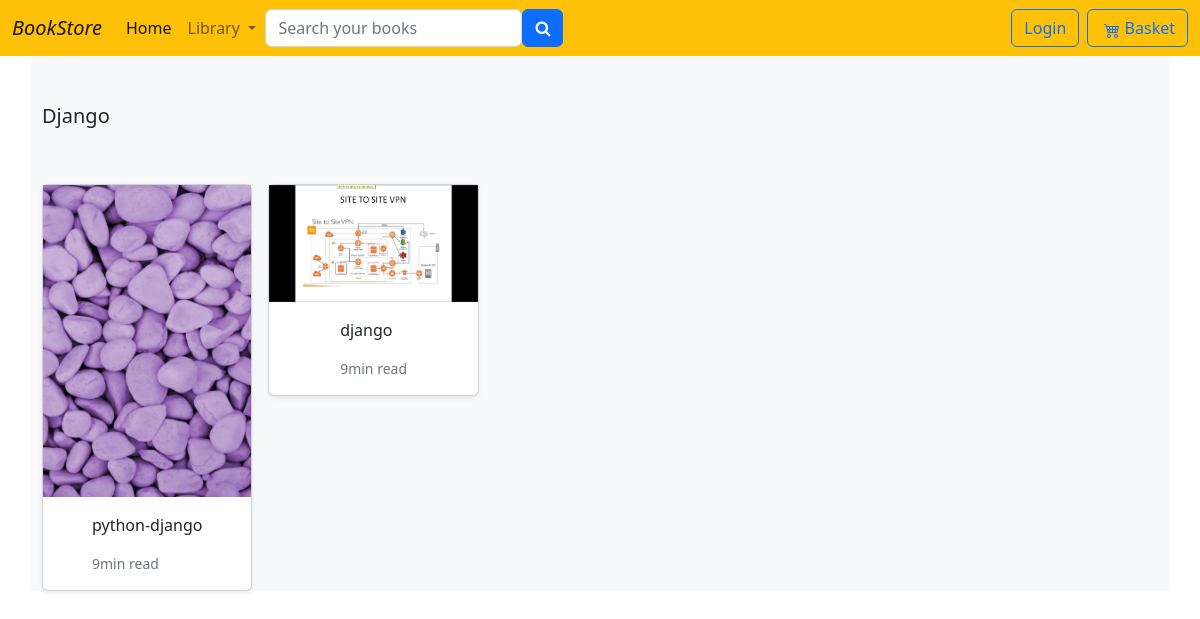
The page /shop/django on the database as committed earlier.
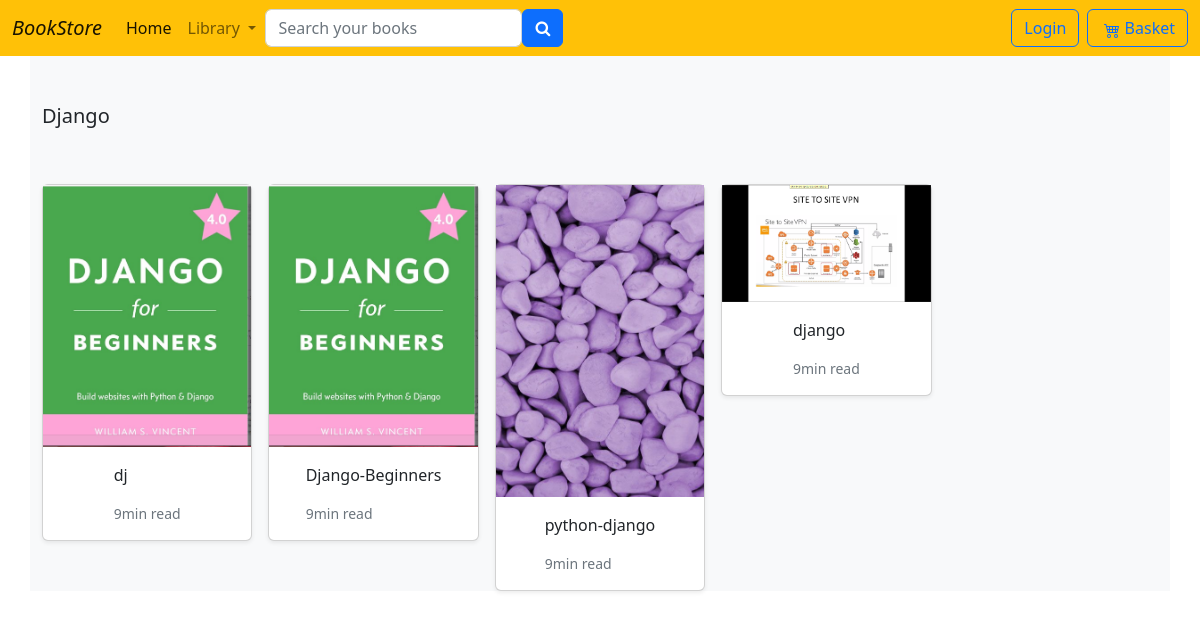
The same page on the database as committed later.
### store/models.py (models this page shows, shortened)
class Category(models.Model):
    name=models.CharField(max_length=255,db_index=True)
    slug=models.SlugField(max_length=255,unique=True)
    class Meta:
        verbose_name_plural = 'categories'
    def get_absolute_url(self):
        return reverse('store:category_list',args=[self.slug])

class Product(models.Model):
    category_name = models.ForeignKey(Category, related_name='product', on_delete=models.CASCADE)
    created_by = models.ForeignKey(User,on_delete=models.CASCADE,related_name='product_creator')
    title=models.CharField(max_length=255)
    author=models. CharField(max_length=255,default='admin')
    description=models.TextField(blank=True)
    image=models.ImageField(upload_to='static/images/', default='static/images/default.jpg')
    slug=models.SlugField(max_length=255)
    price=models.DecimalField(max_digits=4,decimal_places=2)
    in_stock = models.BooleanField(default=True)
    is_active=models.BooleanField(default=True)
    created=models.DateTimeField(auto_now_add=True)
    updated=models.DateTimeField(auto_now=True)
    class Meta:
        verbose_name_plural = 'products'
        ordering=('-created',)
    def get_absolute_url(self):
        return reverse('store:product_detail',args=[self.slug])

### store/views.py (the view)
# urls.py: path('shop/<slug:category_slug>', views.category_list, name="category_list"),
def category_list(request,category_slug):
    category = get_object_or_404(Category,slug=category_slug)
    products = Product.objects.filter( category_name= category)
    return render(request, 'store/products/category.html',{'category':category,'products':products})

### basket/basket.py (called while the page is built)
    def __len__(self):
        return sum(item['qty'] for item in self.basket.values())

### basket/context_processors.py (called while the page is built)
def basket(request):
    return {'basket':Basket(request)}

### store/context_processors.py (called while the page is built)
def cateogory(request):
    return({
        'categories' : Category.objects.all()}
    )

### templates/store/products/category.html (shortened to what this page needs)
{% extends "../base.html"%}
{% load static %}
    {%block content%}
      <div class="album py-8 " >
        <div class="container bg-light">
           <div class="pb-5 h5 pt-5">{{category.name|title}}</div>
           <div class="row row-cols-1 row-cols-md-5 row-cols-md-5 g-3">
           {% for p in products %}
            <div class="col align-items-center">
                <div class="card shadow-sm align-items-center">
                  <img class="img-fluid" alt="Responsive image" src="{{ p.image.url}}">
                  <div class="card-body">
                    <p class="card-text">
                      <a class="text-dark text-decoration-none" href="{{p.get_absolute_url}}">{{p.title}}</a>
                    </p>
                    <div class="d-flex justify-content-between align-items-center">
                      <small class="text-muted">9min read</small>
                    </div>
                  </div>
                </div>
              </div>
              {% endfor%}</div>
        </div>
    </div>
    {%endblock%}

### templates/store/base.html (shortened to what this page needs)
 {% load static %}
<!DOCTYPE html>
<html lang="en">
<head>
    <link href="https://cdn.jsdelivr.net/npm/bootstrap@5.2.0/dist/css/bootstrap.min.css" rel="stylesheet">
    <link rel="stylesheet" href="https://cdnjs.cloudflare.com/ajax/libs/font-awesome/4.7.0/css/font-awesome.min.css">
  </head>
<body >
    <div class="content h-50   "  >
    <header class="header ">
        <nav class="navbar navbar-expand-lg bg-warning" >
            <div class="container-fluid">
              <a class="navbar-brand" href="/"><i>BookStore</i></a>
              <div class="collapse navbar-collapse" id="navbarSupportedContent">
                <ul class="navbar-nav me-auto mb-2 mb-lg-0">
                  <li class="nav-item">
                    <a class="nav-link active" aria-current="page" href="/">Home</a>
                  </li>
                  <li class="nav-item dropdown">
                    <a class="nav-link dropdown-toggle" href="#" role="button" data-bs-toggle="dropdown" aria-expanded="false">
                      Library
                    </a>
                  </li>
                </ul>
               <div class="d-flex" style=" margin-right: 448px;">
                <form class="d-inline-flex " role="search">
                  <input class="form-control me-0" type="search" placeholder="Search your books" aria-label="Search">
                  <button  type="button" class="btn btn-primary ms-0 ">
                    <i class="fa fa-search"></i>
                  </button>
                </form>
              </div>
              <a class="btn btn-outline-primary me-2" type=""button href="#">Login</a>
              <a type="button" role="button" href="{% url 'basket:basket_summary'%}" class="btn btn-outline-primary">
               Basket
            </a>
          </div>
          </nav></header>
            {% block content %}
            {%endblock %}
          </div>
</body>
</html>

Rows that differ between the two databases and show on the page:
added Product: image (placeholder picture), title "dj"
added Product: image (picture), title "Django-Beginners"
